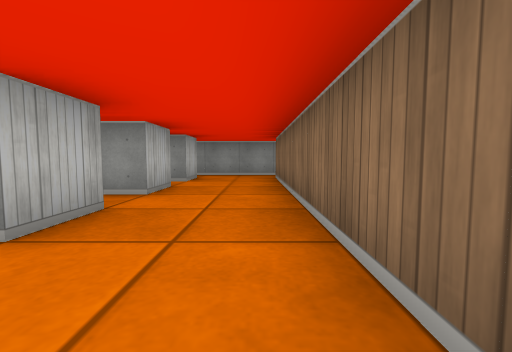
View 1 (above)

15 first-person views from a walk through a cub3D maze. The camera is about half as high as the walls, tilts 4° down and sees 90° across. The floor is counted in squares. Each view is taken from the middle of a square. On the plan, view 1 faces up. The plan holds only what a view shows up to about 9 squares ahead; the rest is blank.

View 2
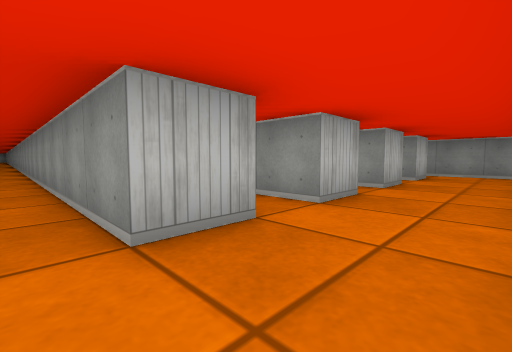

View 3
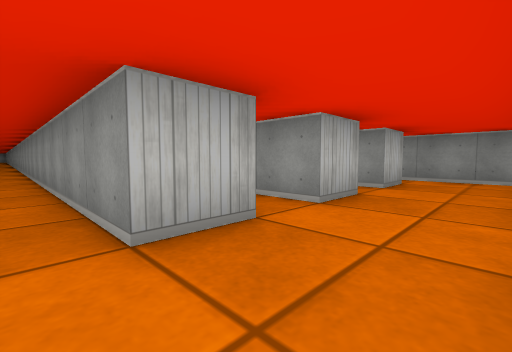

View 4
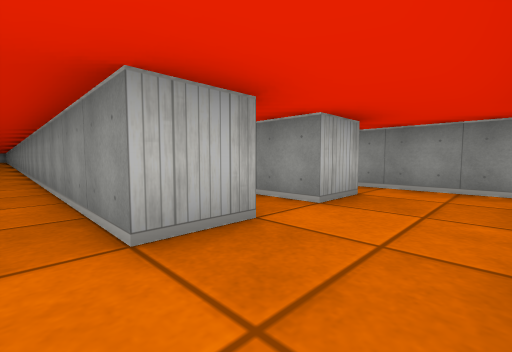

View 5
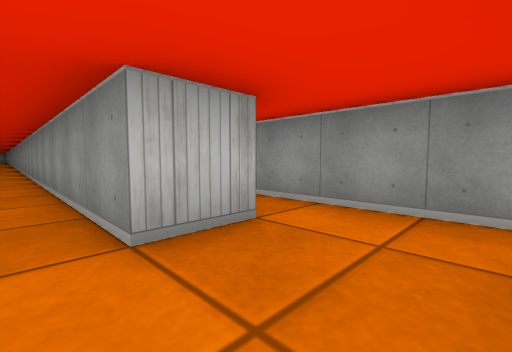

View 6
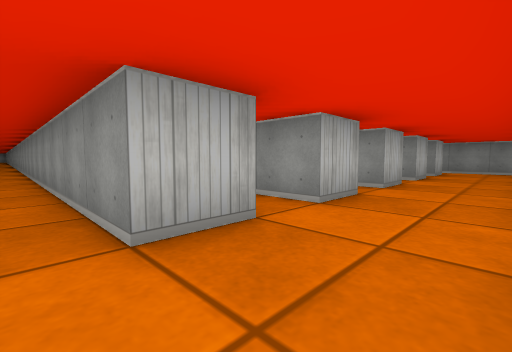

View 7
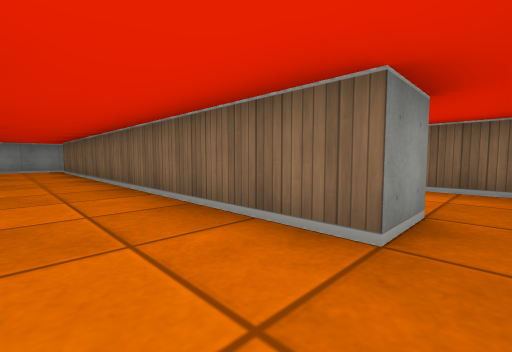

View 8
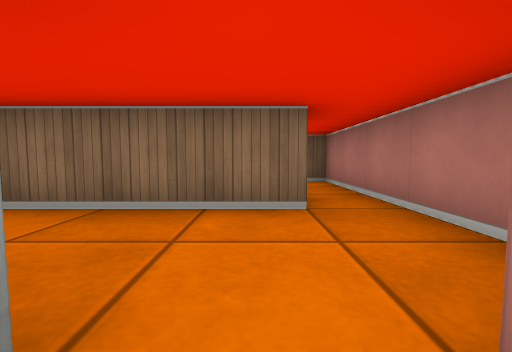

View 9
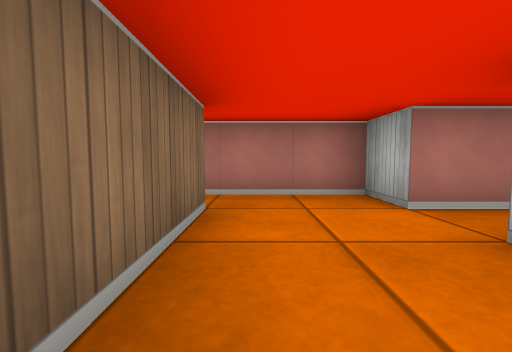

View 10
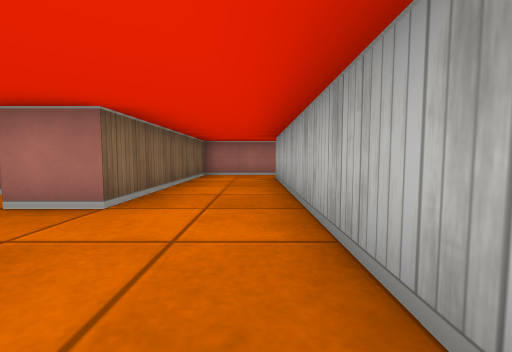

View 11
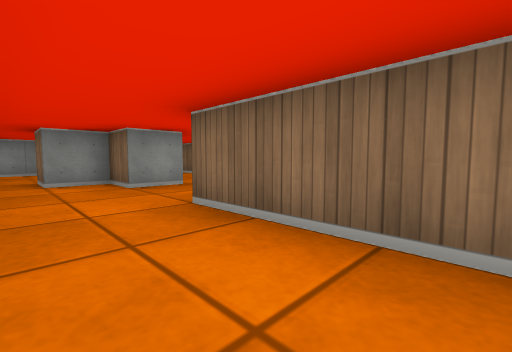

View 12
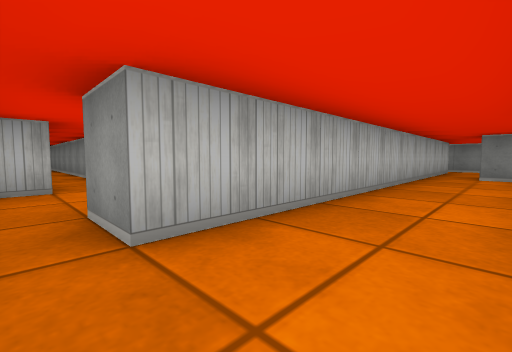

View 13
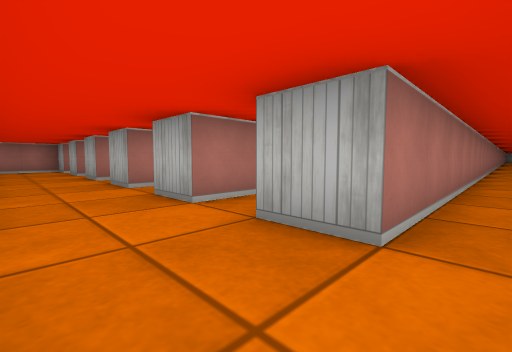

View 14
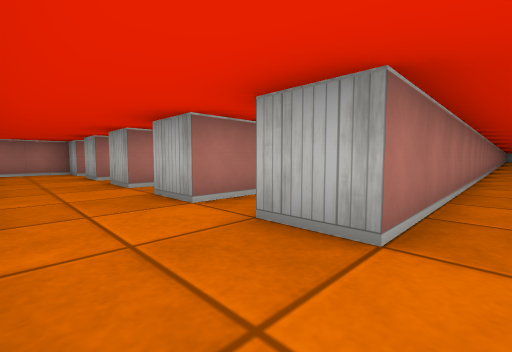

View 15
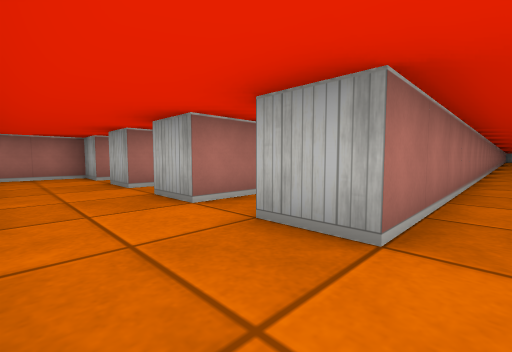

### Floor plan
Points are (right, up) in squares from view 1. A wall is a line through its corners. A room is listed if a view was taken in it or the views show most of it. See-through windows are left out.
Room 1 (views 1, 2, 9)
walls: (-2, -1.5) (-1.5, -1.5); (-1.5, 0.5) (-1.5, -0.5) (-12.2, -0.5); (0.5, -1.5) (0.5, 0.5)
ways out: opening at (-0.5, 0) to room 2; opening at (-0.5, -2) to room 5
Room 2 (view 3)
walls: (-2.5, 0.5) (-1.5, 0.5); (-1.5, 2.5) (-1.5, 1.5) (-12.2, 1.5); (0.5, 0.5) (0.5, 2.5)
ways out: opening at (-0.5, 0) to room 1; opening at (-0.5, 2) to room 3
Room 3 (views 4, 15)
walls: (-12.2, 2.5) (-1.5, 2.5); (-1.5, 4.5) (-1.5, 3.5) (-12.2, 3.5); (0.5, 2.5) (0.5, 4.5)
ways out: opening at (-0.5, 2) to room 2; opening at (-0.5, 4) to room 4
Room 4 (views 5, 14)
walls: (-12.2, 4.5) (-1.5, 4.5); (-1.5, 6.5) (-1.5, 5.5) (-12.2, 5.5); (0.5, 4.5) (0.5, 6.5)
ways out: opening at (-0.5, 4) to room 3; opening at (-0.5, 6) to room 7
Room 5 (views 6, 7, 8)
walls: (-2.6, -3.5) (-1.5, -3.5) (-1.5, -4.5) (0.5, -4.5); (-1.5, -1.5) (-1.5, -2.5) (-12.2, -2.5); (0.5, -3.5) (0.5, -1.5)
ways out: opening at (-0.5, -2) to room 1; opening at (1, -4) to room 6
Room 6 (views 10, 11, 12)
walls: (4.5, 2.5) (3.5, 2.5) (3.5, 3.5) (2.5, 3.5) (2.5, 4.5); (1.5, 4.5) (1.5, -3.5) (0.5, -3.5); (0.5, -4.5) (3.5, -4.5) (3.5, 0.5) (4.5, 0.5)
ways out: opening at (1, -4) to room 5; opening at (2, 4); opening at (4, 1.5)
Room 7 (view 13)
walls: (-12.2, 6.5) (-1.5, 6.5); (0.4, 7.5) (-2.5, 7.5)
ways out: opening at (-0.5, 6) to room 4; opening at (1, 7)

Where each view was taken, in squares from view 1:
view 1: 0 up, 0 right, facing up
view 2: 1 down, 0 right, facing up-left
view 3: 1 up, 0 right, facing up-left
view 4: 3 up, 0 right, facing up-left
view 5: 5 up, 0 right, facing up-left
view 6: 3 down, 0 right, facing up-left
view 7: 4 down, 1 left, facing up-right
view 8: 3 down, 2 left, facing right
view 9: 1 down, 0 right, facing down
view 10: 3 up, 2 right, facing down
view 11: 2 down, 2 right, facing up-right
view 12: 4 down, 3 right, facing up-left
view 13: 7 up, 0 right, facing down-left
view 14: 5 up, 0 right, facing down-left
view 15: 3 up, 0 right, facing down-left
